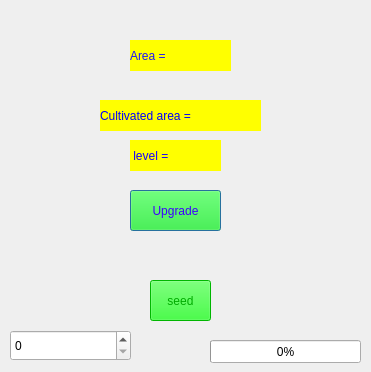
<?xml version="1.0" encoding="UTF-8"?>
<ui version="4.0">
 <class>wheat_field</class>
 <widget class="QDialog" name="wheat_field">
  <property name="geometry">
   <rect>
    <x>0</x>
    <y>0</y>
    <width>371</width>
    <height>372</height>
   </rect>
  </property>
  <property name="windowTitle">
   <string>wheat field</string>
  </property>
  <property name="windowIcon">
   <iconset resource="game_recources.qrc">
    <normaloff>:/game_backgrounds/pics_project/wheat_icon.jfif</normaloff>:/game_backgrounds/pics_project/wheat_icon.jfif</iconset>
  </property>
  <property name="styleSheet">
   <string notr="true">background-image: url(:/game_backgrounds/pics_project/qqqq.jpg);</string>
  </property>
  <widget class="QProgressBar" name="progressBar">
   <property name="geometry">
    <rect>
     <x>210</x>
     <y>340</y>
     <width>151</width>
     <height>23</height>
    </rect>
   </property>
   <property name="value">
    <number>0</number>
   </property>
  </widget>
  <widget class="QLabel" name="label">
   <property name="geometry">
    <rect>
     <x>130</x>
     <y>140</y>
     <width>61</width>
     <height>31</height>
    </rect>
   </property>
   <property name="styleSheet">
    <string notr="true">color: rgb(21, 0, 255);
font: 10pt &quot;MS Shell Dlg 2&quot;;
background-image: url(:/game_backgrounds/pics_project/clipart244133.png);
background-color: rgb(255, 255, 0);</string>
   </property>
   <property name="text">
    <string> level =</string>
   </property>
  </widget>
  <widget class="QLabel" name="label_2">
   <property name="geometry">
    <rect>
     <x>130</x>
     <y>40</y>
     <width>71</width>
     <height>31</height>
    </rect>
   </property>
   <property name="styleSheet">
    <string notr="true">color: rgb(28, 20, 255);
font: 14pt &quot;MS Shell Dlg 2&quot;;
background-image: url(:/game_backgrounds/pics_project/clipart244133.png);
background-color: rgb(255, 255, 0);</string>
   </property>
   <property name="text">
    <string>Area =</string>
   </property>
  </widget>
  <widget class="QLabel" name="label_3">
   <property name="geometry">
    <rect>
     <x>190</x>
     <y>140</y>
     <width>31</width>
     <height>31</height>
    </rect>
   </property>
   <property name="styleSheet">
    <string notr="true">background-image: url(:/game_backgrounds/pics_project/clipart244133.png);
background-color: rgb(255, 255, 0);</string>
   </property>
   <property name="text">
    <string/>
   </property>
  </widget>
  <widget class="QLabel" name="label_4">
   <property name="geometry">
    <rect>
     <x>200</x>
     <y>40</y>
     <width>31</width>
     <height>31</height>
    </rect>
   </property>
   <property name="styleSheet">
    <string notr="true">background-image: url(:/game_backgrounds/pics_project/clipart244133.png);
background-color: rgb(255, 255, 0);</string>
   </property>
   <property name="text">
    <string/>
   </property>
  </widget>
  <widget class="QPushButton" name="pushButton">
   <property name="geometry">
    <rect>
     <x>130</x>
     <y>190</y>
     <width>91</width>
     <height>41</height>
    </rect>
   </property>
   <property name="cursor">
    <cursorShape>PointingHandCursor</cursorShape>
   </property>
   <property name="styleSheet">
    <string notr="true">background-image: url(:/game_backgrounds/pics_project/clipart244133.png);
font: 10pt &quot;MS Shell Dlg 2&quot;;
background-color: rgb(0, 255, 0);
color: rgb(60, 0, 255);</string>
   </property>
   <property name="text">
    <string>Upgrade</string>
   </property>
  </widget>
  <widget class="QLabel" name="label_5">
   <property name="geometry">
    <rect>
     <x>100</x>
     <y>100</y>
     <width>131</width>
     <height>31</height>
    </rect>
   </property>
   <property name="styleSheet">
    <string notr="true">color: rgb(0, 0, 255);
font: 10pt &quot;MS Shell Dlg 2&quot;;
background-color: rgb(255, 255, 0);
background-image: url(:/game_backgrounds/pics_project/clipart244133.png);</string>
   </property>
   <property name="text">
    <string>Cultivated area = </string>
   </property>
  </widget>
  <widget class="QLabel" name="label_6">
   <property name="geometry">
    <rect>
     <x>230</x>
     <y>100</y>
     <width>31</width>
     <height>31</height>
    </rect>
   </property>
   <property name="styleSheet">
    <string notr="true">background-image: url(:/game_backgrounds/pics_project/clipart244133.png);
background-color: rgb(255, 255, 0);</string>
   </property>
   <property name="text">
    <string/>
   </property>
  </widget>
  <widget class="QPushButton" name="pushButton_2">
   <property name="geometry">
    <rect>
     <x>150</x>
     <y>280</y>
     <width>61</width>
     <height>41</height>
    </rect>
   </property>
   <property name="cursor">
    <cursorShape>PointingHandCursor</cursorShape>
   </property>
   <property name="styleSheet">
    <string notr="true">color: rgb(255, 255, 255);
font: 11pt &quot;MS Shell Dlg 2&quot;;
color: rgb(0, 170, 0);
background-color: rgb(0, 255, 0);
background-image: url(:/game_backgrounds/pics_project/clipart244133.png);</string>
   </property>
   <property name="text">
    <string>seed</string>
   </property>
  </widget>
  <widget class="QSpinBox" name="spinBox">
   <property name="geometry">
    <rect>
     <x>10</x>
     <y>330</y>
     <width>121</width>
     <height>31</height>
    </rect>
   </property>
  </widget>
 </widget>
 <resources>
  <include location="game_recources.qrc"/>
 </resources>
 <connections/>
</ui>
